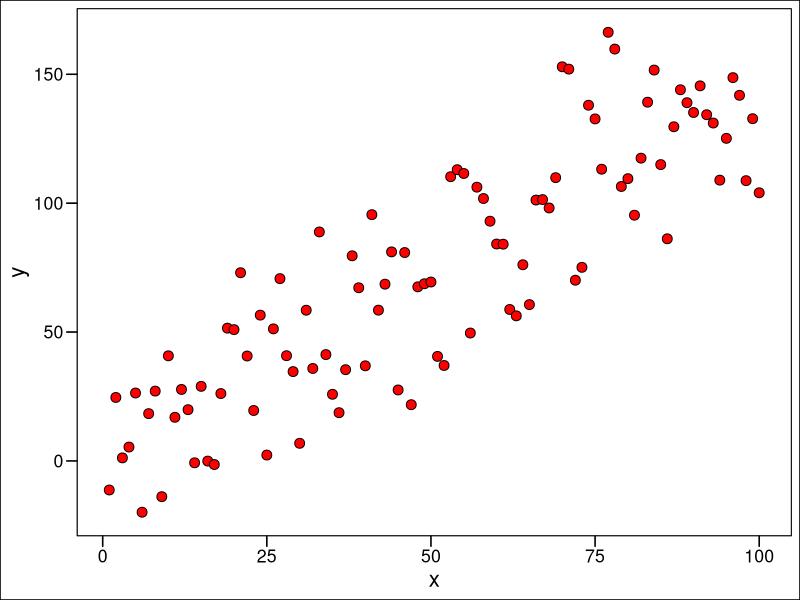
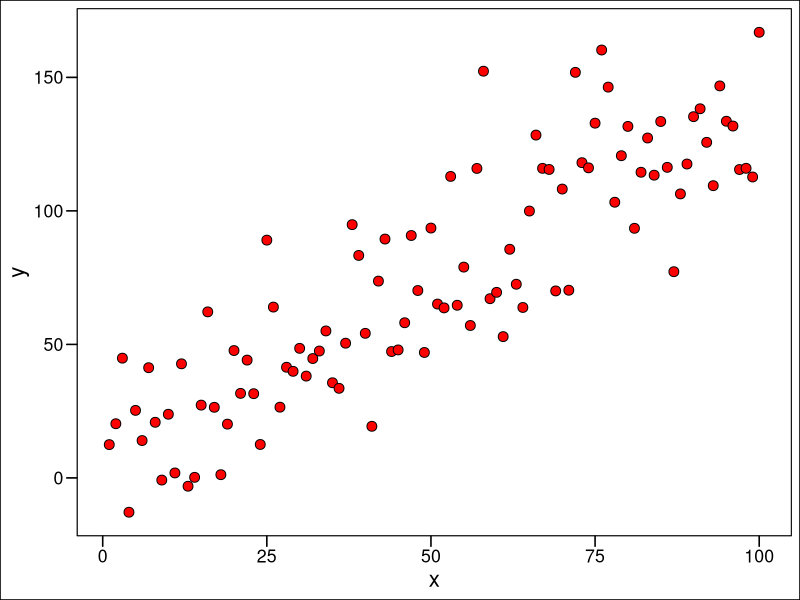

Recreate these plots in R, in order. (Note: this script raises an error after producing the figures.)
## ---- chunk 1
x = c(1:100)
y = rep(NA, 100)
for(i in 1:100) {
  y[i] = 1.3 * x[i] + 10 + rnorm(1, mean = 0, sd = 23)
}

df = data.frame(
  x = x, y = y
)

library(tidyverse)
library(ggthemes)
ggplot(df) + 
  geom_point(aes(x = x, y = y), fill = "red", colour = "black", shape = 21, 
             size = 3) + 
  ggthemes::theme_base()
## ---- chunk 2
x = c(1:100)
y = rep(NA, 100)
for(i in 1:100) {
  y[i] = 1.3 * x[i] + 10 + rnorm(1, mean = 0, sd = 23)
}

df = data.frame(
  x = x, y = y
)

head(df)
## ---- chunk 3
mod <- stats::lm(y ~ x, data = df)
## ---- chunk 4
library(tidyverse)
library(ggthemes)
ggplot(df) + 
  geom_point(aes(x = x, y = y), fill = "red", colour = "black", shape = 21, 
             size = 3) + 
  ggthemes::theme_base()
## ---- chunk 5
par(mfrow = c(2,2,)) # this ensures all the plots show up at once
plot(mod)
## ---- chunk 6
ggpubr::ggqqplot(df, x = "y")
